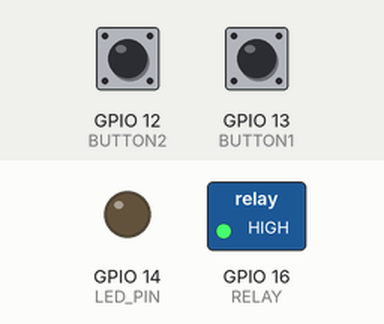
A sketch run on a simulated ESP8266 (NodeMCU). Shown: switched loads named in the sketch (green lamp = pin HIGH), output pins drawn as LEDs (lit = HIGH). The test bench sets the inputs (shaded band); at power-on: GPIO 13 (BUTTON1) HIGH, GPIO 12 (BUTTON2) HIGH. WiFi joins after 1.5 s; servers stay silent unless stated; no MQTT or app messages arrive unless stated; what the sketch prints to the serial monitor is not drawn.

Above: at 2.7 s.
2.8 s: GPIO 13 (BUTTON1) pulled LOW for 0.15 s
At 3.8 s:
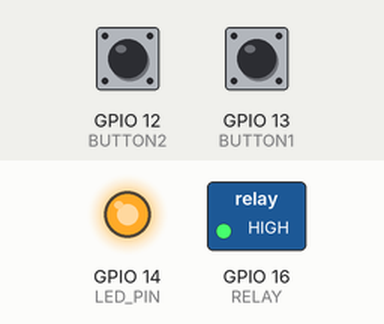
4.4 s: GPIO 12 (BUTTON2) pulled LOW for 0.15 s
At 5.0 s:
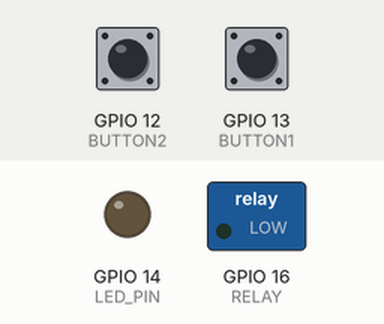
6.0 s: GPIO 13 (BUTTON1) pulled LOW for 1 s
At 7.5 s:
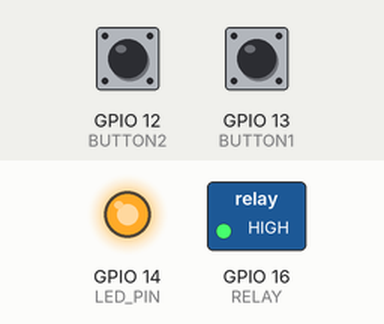
Timing chart, 0 to 9.0 s (numbered marks = the images above; inputs shaded):
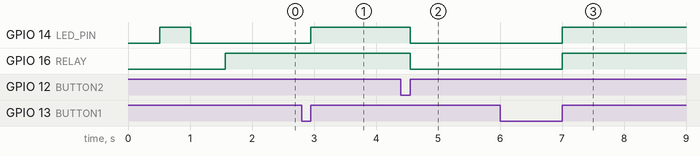

Measured:
- after the input at 2.8 s, GPIO 14 (LED_PIN): LOW → HIGH after 0.15 s
- after the input at 4.4 s, GPIO 14 (LED_PIN), GPIO 16 (RELAY): HIGH → LOW after 0.15 s
- after the input at 6.0 s, GPIO 14 (LED_PIN), GPIO 16 (RELAY): LOW → HIGH after 1.0 s

The sketch:

AutoHome-MQTT-Socket-v3.ino
```cpp
#include <ESP8266WiFi.h>
#include <PubSubClient.h>

#define LED_PIN 14
#define RELAY 16
#define BUTTON1 13
#define BUTTON2 12

/* Network Settings that can be changed */
const char* ssid     = "RG-Wifi";
const char* password = "STBCrg123";
const char* mqtt_server = "82.13.163.212";
const char* mqtt_user = "autohome";
const char* mqtt_password = "autoHOME";
const char* mqtt_client = "WallSocketLights";

WiFiClient espClient;
PubSubClient pubclient(espClient);

boolean LEDFlash = false;
unsigned long previousMillisLED = 0;
int buttonState1 = 0;
int lastButtonState1 = 1;
int buttonState2 = 0;
int lastButtonState2 = 1;

void setup_wifi() {

  // We start by connecting to a WiFi network

  Serial.println();
  Serial.println();
  Serial.print("Connecting to ");
  Serial.println(ssid);

  WiFi.mode(WIFI_STA);

  WiFi.begin(ssid, password);

  while (WiFi.status() != WL_CONNECTED) {
    delay(500);
    Serial.print(".");
    digitalWrite(LED_PIN, !digitalRead(LED_PIN));
  }

  digitalWrite(LED_PIN, LOW);

  Serial.println("");
  Serial.println("WiFi connected");
  Serial.println("IP address: ");
  Serial.println(WiFi.localIP());
  Serial.println("Started Up");

  analogWriteRange(255);

}

String getValue(String data, char separator, int index)
{
  int found = 0;
  int strIndex[] = {0, -1};
  int maxIndex = data.length() - 1;

  for (int i = 0; i <= maxIndex && found <= index; i++) {
    if (data.charAt(i) == separator || i == maxIndex) {
      found++;
      strIndex[0] = strIndex[1] + 1;
      strIndex[1] = (i == maxIndex) ? i + 1 : i;
    }
  }

  return found > index ? data.substring(strIndex[0], strIndex[1]) : "";
}

void callback(char* topic, byte* payload, unsigned int length) {

  String packet = "";

  for (int i = 0; i < length; i++) {
    packet = packet + (char)payload[i];
  }

  if (getValue(packet, ':', 0).equals("LED")) {

    if (getValue(packet, ':', 1).equals("OFF")) {

      LEDFlash = false;
//      digitalWrite(LED_PIN, digitalRead(RELAY));

    }


    if (getValue(packet, ':', 1).equals("FLASH")) {

      LEDFlash = true;

    }

  }

  if (getValue(packet, ':', 0).equals("SOCKET")) {

    if (getValue(packet, ':', 1).equals("OFF")) {

      digitalWrite(RELAY, LOW);
	  digitalWrite(LED_PIN, digitalRead(RELAY));

    }


    if (getValue(packet, ':', 1).equals("ON")) {

      digitalWrite(RELAY, HIGH);
	  digitalWrite(LED_PIN, digitalRead(RELAY));

    }

  }

}

void reconnect() {

  // Loop until we're reconnected
  while (!pubclient.connected()) {

    Serial.print("Attempting MQTT connection...");

    /* Connect to diffrent chennels */

    if (pubclient.connect(mqtt_client, mqtt_user, mqtt_password)) {
      Serial.println("connected");

      // Subscribe to chenels here
      pubclient.subscribe("/home/bedroom/sockets/1");
      // pubclient.subscribe(<Topic>);

    } else {
      Serial.print("failed, rc=");
      Serial.print(pubclient.state());
      Serial.println(" try again in 5 seconds");
      // Wait 5 seconds before retrying
      delay(5000);
    }

  }

}

void setup() {

  pinMode(LED_PIN, OUTPUT);
  pinMode(RELAY,OUTPUT);
  digitalWrite(RELAY, LOW);
  pinMode(BUTTON1, INPUT_PULLUP);
  pinMode(BUTTON2, INPUT_PULLUP);

  Serial.begin(115200);
  delay(10);

  setup_wifi();

  pubclient.setServer(mqtt_server, 1883);
  pubclient.setCallback(callback);

  reconnect();

  digitalWrite(RELAY, HIGH);

}

void loop() {

  unsigned long currentMillis = millis();

  if (!pubclient.connected()) {

    reconnect();

  }

  if (LEDFlash) {

//    if (currentMillis - previousMillisLED > 300) {
//
//      previousMillisLED = currentMillis;
//
//      digitalWrite(LED_PIN, !digitalRead(LED_PIN));
//
//    }

  }

  buttonState1 = digitalRead(BUTTON1);

  // compare the buttonState to its previous state
  if (buttonState1 != lastButtonState1) {
    // if the state has changed, increment the counter
    if (buttonState1 == HIGH) {

      pubclient.publish( "/home/bedroom/sockets/1", "SOCKET:BUTTON1" );
      digitalWrite(RELAY, HIGH);
      digitalWrite(LED_PIN, digitalRead(RELAY));

    }

    lastButtonState1 = buttonState1;

  }

  buttonState2 = digitalRead(BUTTON2);

  // compare the buttonState to its previous state
  if (buttonState2 != lastButtonState2) {
    // if the state has changed, increment the counter
    if (buttonState2 == HIGH) {

      pubclient.publish( "/home/bedroom/sockets/1", "SOCKET:BUTTON2" );
      digitalWrite(RELAY, LOW);
	  digitalWrite(LED_PIN, digitalRead(RELAY));

    }

    lastButtonState2 = buttonState2;

  }

  pubclient.loop();

}
```
